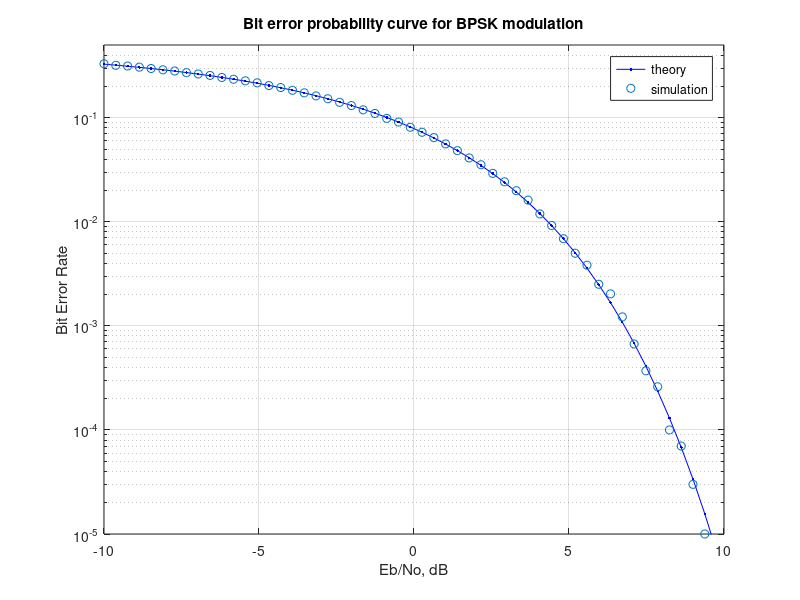
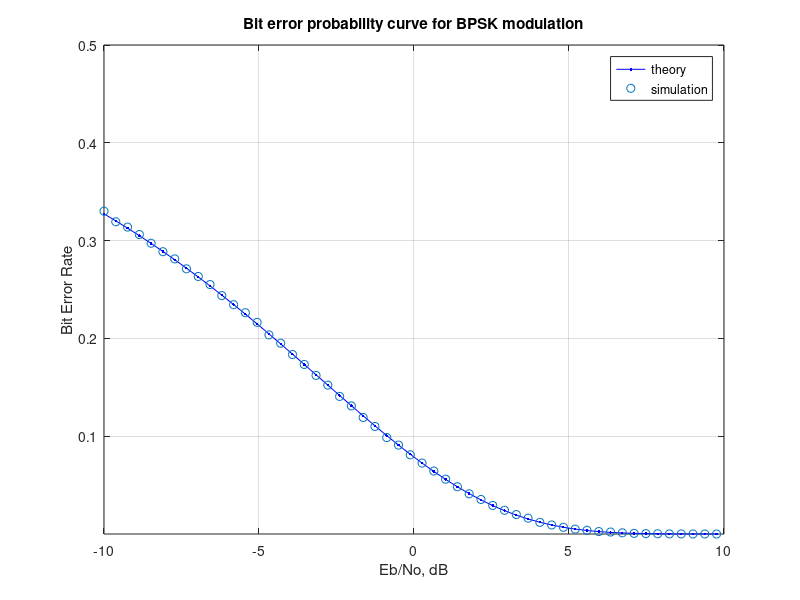

MATLAB code to generate these figures, in order:
NSymbols=1E5;
EbvsN0=-10:0.38:10;
snr=10.^(EbvsN0/10);

len_snr = length(EbvsN0);

for it=1:len_snr
    sigma=sqrt(1/(2*snr(it)));
    errorCount = 0;
    d = round(rand(1, NSymbols));
    s = 2*d-1;
    n = sigma*randn(1, NSymbols);
    r=s+n;
    d_est=r>0;
    errors(it) = size(find(d_est-d), 2);
end
theoryBer = 0.5*erfc(sqrt(10.^(EbvsN0/10)));
berSim=errors/NSymbols
figure(1);
semilogy(EbvsN0, theoryBer, 'b.-', EbvsN0, berSim, 'o');
legend('theory', 'simulation');
xlabel('Eb/No, dB');
ylabel('Bit Error Rate');
title('Bit error probability curve for BPSK modulation');
axis([-10 10 10^-5 0.5])
grid on 

figure(2);
plot(EbvsN0, theoryBer, 'b.-', EbvsN0, berSim, 'o');
legend('theory', 'simulation');
xlabel('Eb/No, dB');
ylabel('Bit Error Rate');
title('Bit error probability curve for BPSK modulation');
axis([-10 10 10^-5 0.5])
grid on 

